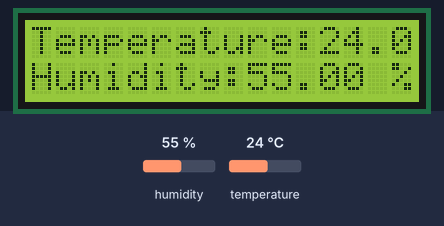
Simulated run of this sketch. Board: Arduino Uno, built with avr-gcc and run on an emulated ATmega328P. Shown: 16×2 character LCD. The test bench sets the inputs (shaded band); at power-on: humidity 55 %, temperature 24 °C. What the sketch prints to the serial monitor is not drawn.

Above: at 1.2 s.
1.3 s: humidity set to 22 %
At 3.4 s:
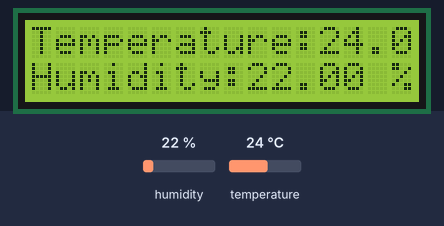
4.0 s: temperature set to 12 °C
At 5.2 s:
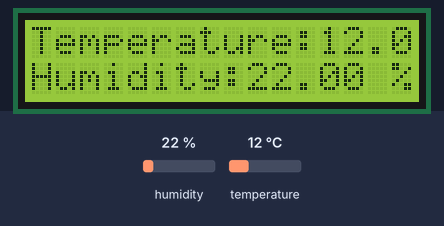
6.7 s: humidity set to 40 %
At 8.7 s:
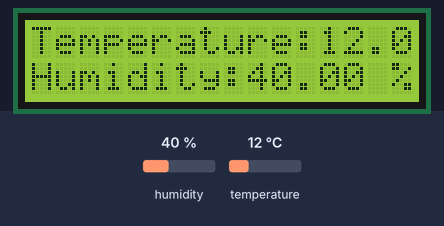
9.7 s: temperature set to 19 °C
At 11.7 s:
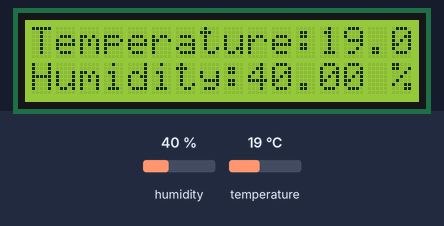
Timing chart, 0 to 13.2 s (numbered marks = the images above; inputs shaded):
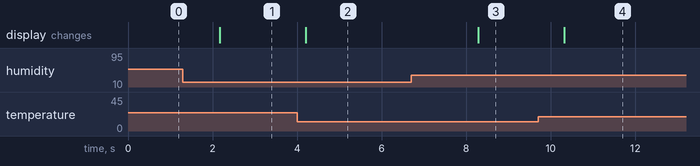

Measured:
- after the input at 1.3 s, the display: changes after 0.87 s (image 1)
- after the input at 4.0 s, the display: changes after 0.21 s (image 2)
- after the input at 6.7 s, the display: changes after 1.6 s (image 3)
- after the input at 9.7 s, the display: changes after 0.62 s (image 4)

The sketch:

TempMonitorI2C.ino
```cpp
#include <Wire.h>
#include <LiquidCrystal_I2C.h>
#include <DHT.h>

// Initialize the DHT sensor
#define DHTPIN 2          // Pin connected to the DHT sensor
#define DHTTYPE DHT11     // DHT sensor type

DHT dht(DHTPIN, DHTTYPE);

// Initialize the LCD
LiquidCrystal_I2C lcd(0x27, 16, 2);  // I2C address 0x27, 16 columns and 2 rows

void setup() {
  // Initialize serial communication
  Serial.begin(9600);

  // Initialize the DHT sensor
  dht.begin();

  // Initialize the LCD
  lcd.begin(16, 2);
  lcd.clear();
  lcd.print("Temperature:");
  lcd.setCursor(0, 1);
  lcd.print("Humidity:");
}

void loop() {
  // Read temperature and humidity from the DHT sensor
  float temperature = dht.readTemperature();
  float humidity = dht.readHumidity();

  // Check if any reading failed
  if (isnan(temperature) || isnan(humidity)) {
    Serial.println("Failed to read from DHT sensor!");
    return;
  }

  // Print temperature and humidity to the serial monitor
  Serial.print("Temperature: ");
  Serial.print(temperature);
  Serial.print(" °C\t");
  Serial.print("Humidity: ");
  Serial.print(humidity);
  Serial.println(" %");

  // Print temperature and humidity to the LCD
  lcd.setCursor(12, 0);
  lcd.print(temperature);
  lcd.print(" C");
  lcd.setCursor(9, 1);
  lcd.print(humidity);
  lcd.print(" %");

  delay(2000);  // Wait for 2 seconds
}
```
